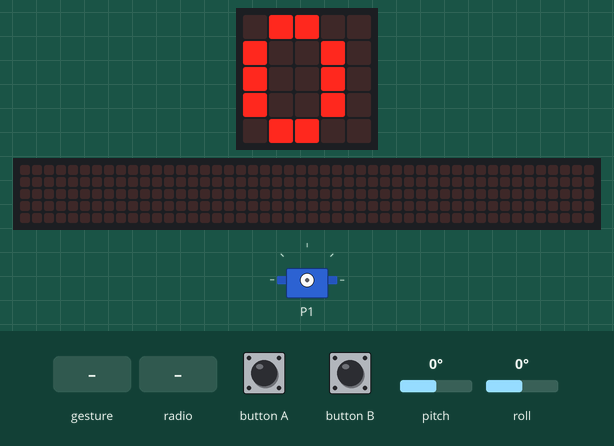
Simulated run of this program. Board: BBC micro:bit (MakeCode). Parts: the board's 5×5 LED display, a strip that is not on the board, showing the scrolling text unrolled, servo. Inputs (shaded band) come from the test bench; at power-on: pitch 0°, roll 0°. No radio messages arrive unless stated (any console line starting 'radio sent:' is added by the test bench); a tilt is held for 1.5 s and a shake lasts 1 s, then the board lies face up again; the 48×5 strip is a reading aid, not a part: it shows the text the display is scrolling, unrolled, one strip-width of it at a time; what the program prints to the serial console is not drawn.

Above: at 1.3 s.
1.4 s: pitch set to -172°
At 2.32 s:
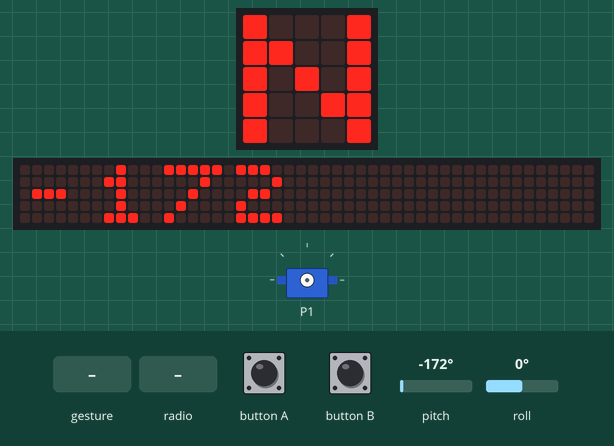
4.0 s: gesture 'shake'
At 7.2 s:
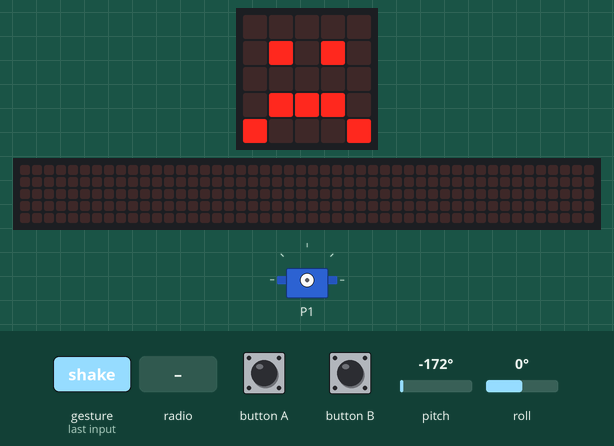
12.4 s: radio message "OFF" arrives
14.2 s: radio message "ON" arrives
At 14.32 s:
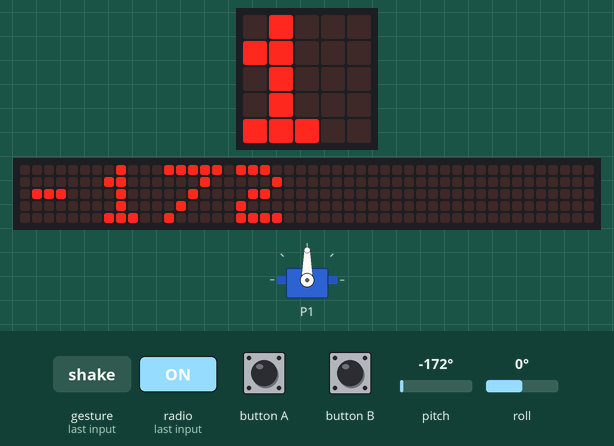
16.0 s: pitch set to 0°
At 18.3 s:
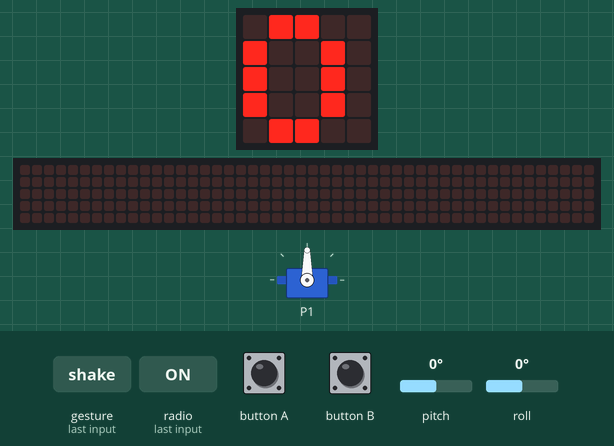
19.9 s: roll set to -172°
At 20.82 s:
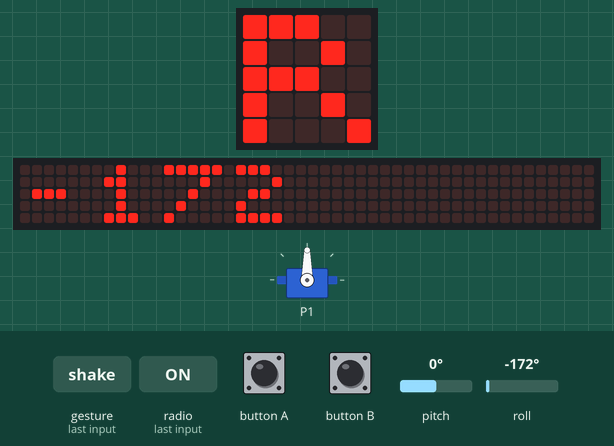
Timing chart, 0 to 22.9 s (numbered marks = the images above; inputs shaded):
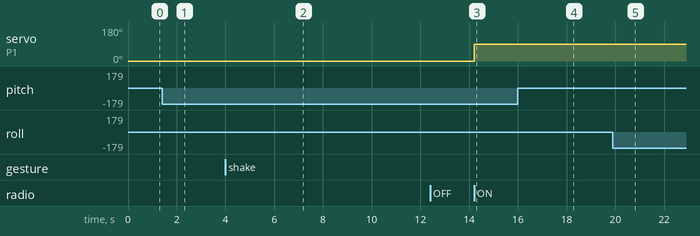

Measured:
- after the input at 1.4 s, the display: first differs from a run without the input after 0.85 s (image 1)
- after the input at 4.0 s, the display: first differs from a run without the input after 2.8 s (image 2)
- after the input at 14.2 s, servo on P1: 0° → 90° at once
- after the input at 19.9 s, the display: first differs from a run without the input after 0.85 s (image 5)
- what the display in image 2 shows lasts 0.6 s, from 6.8 s to 7.4 s
- what the display in image 4 shows lasts 0.8 s, from 17.7 s to 18.5 s

The program:

main.ts
```typescript
enum RadioMessage {
    message1 = 49434,
    ON = 43154,
    OFF = 23550
}
radio.onReceivedMessage(RadioMessage.OFF, function () {
    servos.P1.setAngle(-90)
})
input.onButtonPressed(Button.A, function () {
    radio.sendMessage(RadioMessage.ON)
})
radio.onReceivedMessage(RadioMessage.ON, function () {
    servos.P1.setAngle(90)
})
input.onGesture(Gesture.Shake, function () {
    basic.showIcon(IconNames.Sad)
})
input.onButtonPressed(Button.B, function () {
    radio.sendMessage(RadioMessage.OFF)
})
basic.forever(function () {
    radio.setGroup(1)
    radio.sendNumber(1)
})
basic.forever(function () {
    basic.showString("R")
    basic.showNumber(input.rotation(Rotation.Roll))
    basic.showString("N")
    basic.showNumber(input.rotation(Rotation.Pitch))
})
```

test.ts
```typescript
// Hier kann man Tests durchführen; diese Datei wird nicht kompiliert, wenn dieses Paket als Erweiterung verwendet wird.
```
